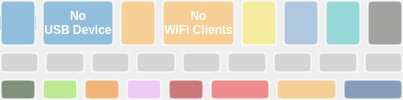
     <widget class="QWidget" name="menuWidget" native="true">
      <property name="enabled">
       <bool>true</bool>
      </property>
      <property name="sizePolicy">
       <sizepolicy hsizetype="Expanding" vsizetype="Expanding">
        <horstretch>0</horstretch>
        <verstretch>0</verstretch>
       </sizepolicy>
      </property>
      <property name="styleSheet">
       <string notr="true">outline: none;</string>
      </property>
      <layout class="QGridLayout" name="gridLayout_TileArea">
       <property name="leftMargin">
        <number>0</number>
       </property>
       <property name="topMargin">
        <number>0</number>
       </property>
       <property name="rightMargin">
        <number>0</number>
       </property>
       <property name="bottomMargin">
        <number>0</number>
       </property>
       <item row="0" column="0" colspan="2">
        <layout class="QHBoxLayout" name="Layout_Sliderselect">
         <item>
          <widget class="QWidget" name="AAUSBWidget" native="true">
           <property name="sizePolicy">
            <sizepolicy hsizetype="Expanding" vsizetype="Expanding">
             <horstretch>0</horstretch>
             <verstretch>0</verstretch>
            </sizepolicy>
           </property>
           <layout class="QHBoxLayout" name="Layout">
            <property name="leftMargin">
             <number>0</number>
            </property>
            <property name="topMargin">
             <number>0</number>
            </property>
            <property name="rightMargin">
             <number>0</number>
            </property>
            <property name="bottomMargin">
             <number>0</number>
            </property>
            <item>
             <widget class="QWidget" name="ButtonAndroidAuto" native="true">
              <property name="sizePolicy">
               <sizepolicy hsizetype="Expanding" vsizetype="Expanding">
                <horstretch>0</horstretch>
                <verstretch>0</verstretch>
               </sizepolicy>
              </property>
              <layout class="QVBoxLayout" name="verticalLayout_16">
               <property name="spacing">
                <number>0</number>
               </property>
               <property name="leftMargin">
                <number>0</number>
               </property>
               <property name="topMargin">
                <number>0</number>
               </property>
               <property name="rightMargin">
                <number>0</number>
               </property>
               <property name="bottomMargin">
                <number>0</number>
               </property>
               <item>
                <widget class="QLabel" name="labelAndroidAutoTop">
                 <property name="sizePolicy">
                  <sizepolicy hsizetype="Expanding" vsizetype="Expanding">
                   <horstretch>0</horstretch>
                   <verstretch>0</verstretch>
                  </sizepolicy>
                 </property>
                 <property name="styleSheet">
                  <string notr="true">background-color: rgba(48, 140, 198, 0.5);
color: rgb(255, 255, 255);
border-top-left-radius: 4px;
border-top-right-radius: 4px;
border: 2px solid rgba(255,255,255,0.5);
outline: none;
border-bottom: 0px;</string>
                 </property>
                 <property name="text">
                  <string/>
                 </property>
                </widget>
               </item>
               <item>
                <widget class="QPushButton" name="pushButtonAndroidAuto">
                 <property name="sizePolicy">
                  <sizepolicy hsizetype="Expanding" vsizetype="Expanding">
                   <horstretch>0</horstretch>
                   <verstretch>0</verstretch>
                  </sizepolicy>
                 </property>
                 <property name="font">
                  <font>
                   <weight>75</weight>
                   <bold>true</bold>
                  </font>
                 </property>
                 <property name="styleSheet">
                  <string notr="true">background-color: rgba(48, 140, 198, 0.5);
color: rgb(255, 255, 255);
border: 2px solid rgba(255,255,255,0.5);
border-top: 0px;
border-bottom: 0px;
</string>
                 </property>
                 <property name="text">
                  <string/>
                 </property>
                 <property name="icon">
                  <iconset>
                   <normalon>:/aausb-hot.png</normalon>
                  </iconset>
                 </property>
                 <property name="iconSize">
                  <size>
                   <width>50</width>
                   <height>50</height>
                  </size>
                 </property>
                 <property name="autoRepeat">
                  <bool>false</bool>
                 </property>
                </widget>
               </item>
               <item>
                <widget class="QLabel" name="labelAndroidAutoBottom">
                 <property name="sizePolicy">
                  <sizepolicy hsizetype="Expanding" vsizetype="Expanding">
                   <horstretch>0</horstretch>
                   <verstretch>0</verstretch>
                  </sizepolicy>
                 </property>
                 <property name="font">
                  <font>
                   <weight>75</weight>
                   <bold>true</bold>
                  </font>
                 </property>
                 <property name="styleSheet">
                  <string notr="true">background-color: rgba(48, 140, 198, 0.5);
color: rgb(255, 255, 255);
border-bottom-left-radius: 4px;
border-bottom-right-radius: 4px;
border: 2px solid rgba(255,255,255,0.5);
outline: none;
border-top: 0px;</string>
                 </property>
                 <property name="text">
                  <string/>
                 </property>
                 <property name="alignment">
                  <set>Qt::AlignHCenter|Qt::AlignTop</set>
                 </property>
                </widget>
               </item>
              </layout>
             </widget>
            </item>
            <item>
             <widget class="QPushButton" name="pushButtonNoDevice">
              <property name="sizePolicy">
               <sizepolicy hsizetype="Expanding" vsizetype="Expanding">
                <horstretch>0</horstretch>
                <verstretch>0</verstretch>
               </sizepolicy>
              </property>
              <property name="font">
               <font>
                <weight>75</weight>
                <bold>true</bold>
               </font>
              </property>
              <property name="styleSheet">
               <string notr="true">background-color: rgba(48, 140, 198, 0.5);
color: rgb(255, 255, 255);
border-radius: 4px;
border: 2px solid rgba(255,255,255,0.5);
outline: none;</string>
              </property>
              <property name="text">
               <string>No
USB Device</string>
              </property>
              <property name="focusPolicy">
                <enum>Qt::NoFocus</enum>
              </property>
             </widget>
            </item>
           </layout>
          </widget>
         </item>
         <item>
          <widget class="QWidget" name="AAWIFIWidget" native="true">
           <property name="sizePolicy">
            <sizepolicy hsizetype="Expanding" vsizetype="Expanding">
             <horstretch>0</horstretch>
             <verstretch>0</verstretch>
            </sizepolicy>
           </property>
           <layout class="QHBoxLayout" name="Layout2">
            <property name="leftMargin">
             <number>0</number>
            </property>
            <property name="topMargin">
             <number>0</number>
            </property>
            <property name="rightMargin">
             <number>0</number>
            </property>
            <property name="bottomMargin">
             <number>0</number>
            </property>
            <item>
             <widget class="QPushButton" name="pushButtonWifi">
              <property name="sizePolicy">
               <sizepolicy hsizetype="Expanding" vsizetype="Expanding">
                <horstretch>0</horstretch>
                <verstretch>0</verstretch>
               </sizepolicy>
              </property>
              <property name="styleSheet">
               <string notr="true">background-color: rgba(252, 175, 62, 0.5);
border-radius: 4px;
border: 2px solid rgba(255,255,255,0.5);
color: rgb(255, 255, 255);
               </string>
              </property>
              <property name="text">
               <string/>
              </property>
              <property name="icon">
               <iconset>
                <normalon>:/aawifi-hot.png</normalon>
               </iconset>
              </property>
              <property name="iconSize">
               <size>
                <width>50</width>
                <height>50</height>
               </size>
              </property>
             </widget>
            </item>
            <item>
             <widget class="QPushButton" name="pushButtonNoWiFiDevice">
              <property name="sizePolicy">
               <sizepolicy hsizetype="Expanding" vsizetype="Expanding">
                <horstretch>0</horstretch>
                <verstretch>0</verstretch>
               </sizepolicy>
              </property>
              <property name="font">
               <font>
                <weight>75</weight>
                <bold>true</bold>
               </font>
              </property>
              <property name="styleSheet">
               <string notr="true">background-color: rgba(252, 175, 62, 0.5);
border-radius: 4px;
border: 2px solid rgba(255,255,255,0.5);
color: rgb(255, 255, 255);
outline: none;</string>
              </property>
              <property name="text">
               <string>No
WiFi Clients</string>
              </property>
              <property name="focusPolicy">
                <enum>Qt::NoFocus</enum>
              </property>              
             </widget>
            </item>
           </layout>
          </widget>
         </item>
         <item>
          <widget class="QPushButton" name="pushButtonDay">
           <property name="sizePolicy">
            <sizepolicy hsizetype="Expanding" vsizetype="Expanding">
             <horstretch>0</horstretch>
             <verstretch>0</verstretch>
            </sizepolicy>
           </property>
           <property name="minimumSize">
            <size>
             <width>0</width>
             <height>0</height>
            </size>
           </property>
           <property name="styleSheet">
            <string notr="true">background: rgba(252, 233, 79, 0.5);
border-radius: 4px;
border: 2px solid rgba(255,255,255,0.5);
outline: none;</string>
           </property>
           <property name="text">
            <string/>
           </property>
           <property name="icon">
            <iconset>
             <normalon>:/day-hot.png</normalon>
            </iconset>
           </property>
           <property name="iconSize">
            <size>
             <width>64</width>
             <height>64</height>
            </size>
           </property>
           <property name="flat">
            <bool>false</bool>
           </property>
          </widget>
         </item>
         <item>
          <widget class="QPushButton" name="pushButtonNight">
           <property name="sizePolicy">
            <sizepolicy hsizetype="Expanding" vsizetype="Expanding">
             <horstretch>0</horstretch>
             <verstretch>0</verstretch>
            </sizepolicy>
           </property>
           <property name="minimumSize">
            <size>
             <width>0</width>
             <height>0</height>
            </size>
           </property>
           <property name="styleSheet">
            <string notr="true">background-color: rgba(114, 159, 207, 0.5);
border-radius: 4px;
border: 2px solid rgba(255,255,255,0.5);
outline: none;</string>
           </property>
           <property name="text">
            <string/>
           </property>
           <property name="icon">
            <iconset>
             <disabledon>:/night-hot.png</disabledon>
            </iconset>
           </property>
           <property name="iconSize">
            <size>
             <width>64</width>
             <height>64</height>
            </size>
           </property>
           <property name="flat">
            <bool>false</bool>
           </property>
          </widget>
         </item>
         <item>
          <widget class="QPushButton" name="pushButtonVolume">
           <property name="sizePolicy">
            <sizepolicy hsizetype="Expanding" vsizetype="Expanding">
             <horstretch>0</horstretch>
             <verstretch>0</verstretch>
            </sizepolicy>
           </property>
           <property name="styleSheet">
            <string notr="true">background-color: rgba(64, 191, 191, 0.5);
border-radius: 4px;
border: 2px solid rgba(255,255,255,0.5);
outline: none;</string>
           </property>
           <property name="text">
            <string/>
           </property>
           <property name="icon">
            <iconset>
             <normalon>:/volume-hot.png</normalon>
            </iconset>
           </property>
           <property name="iconSize">
            <size>
             <width>64</width>
             <height>64</height>
            </size>
           </property>
          </widget>
         </item>
         <item>
          <widget class="QPushButton" name="pushButtonDebug">
           <property name="sizePolicy">
            <sizepolicy hsizetype="Expanding" vsizetype="Expanding">
             <horstretch>0</horstretch>
             <verstretch>0</verstretch>
            </sizepolicy>
           </property>
           <property name="styleSheet">
            <string notr="true">background-color: rgba(85, 87, 83, 0.5);
border-radius: 4px;
border: 2px solid rgba(255,255,255,0.5);
outline: none;</string>
           </property>
           <property name="text">
            <string/>
           </property>
           <property name="icon">
            <iconset>
             <normalon>:/bug-hot.png</normalon>
            </iconset>
           </property>
           <property name="iconSize">
            <size>
             <width>64</width>
             <height>64</height>
            </size>
           </property>
          </widget>
         </item>
        </layout>
       </item>
       <item row="1" column="0" colspan="2">
        <layout class="QHBoxLayout" name="Layout_Custom1">
         <item>
          <widget class="QPushButton" name="pushButton_c1">
           <property name="sizePolicy">
            <sizepolicy hsizetype="Expanding" vsizetype="Expanding">
             <horstretch>0</horstretch>
             <verstretch>0</verstretch>
            </sizepolicy>
           </property>
           <property name="baseSize">
            <size>
             <width>0</width>
             <height>0</height>
            </size>
           </property>
           <property name="font">
            <font>
             <weight>75</weight>
             <bold>true</bold>
            </font>
           </property>
           <property name="styleSheet">
            <string notr="true">background-color: rgba(186, 189, 182, 0.5);
border-radius: 4px;
border: 2px solid rgba(255,255,255,0.5);
color: rgb(255, 255, 255);
outline: none;</string>
           </property>
           <property name="text">
            <string/>
           </property>
          </widget>
         </item>
         <item>
          <widget class="QPushButton" name="pushButton_c2">
           <property name="sizePolicy">
            <sizepolicy hsizetype="Expanding" vsizetype="Expanding">
             <horstretch>0</horstretch>
             <verstretch>0</verstretch>
            </sizepolicy>
           </property>
           <property name="font">
            <font>
             <weight>75</weight>
             <bold>true</bold>
            </font>
           </property>
           <property name="styleSheet">
            <string notr="true">background-color: rgba(186, 189, 182, 0.5);
border-radius: 4px;
border: 2px solid rgba(255,255,255,0.5);
color: rgb(255, 255, 255);
outline: none;</string>
           </property>
           <property name="text">
            <string/>
           </property>
          </widget>
         </item>
         <item>
          <widget class="QPushButton" name="pushButtonDummy1">
           <property name="sizePolicy">
            <sizepolicy hsizetype="Expanding" vsizetype="Expanding">
             <horstretch>0</horstretch>
             <verstretch>0</verstretch>
            </sizepolicy>
           </property>
           <property name="font">
            <font>
             <weight>75</weight>
             <bold>true</bold>
            </font>
           </property>
           <property name="styleSheet">
            <string notr="true">background-color: rgba(186, 189, 182, 0.5);
border-radius: 4px;
border: 2px solid rgba(255,255,255,0.5);
color: rgb(255, 255, 255);
outline: none;</string>
           </property>
           <property name="text">
            <string/>
           </property>
           <property name="flat">
            <bool>false</bool>
           </property>
          </widget>
         </item>
         <item>
          <widget class="QPushButton" name="pushButton_c3">
           <property name="sizePolicy">
            <sizepolicy hsizetype="Expanding" vsizetype="Expanding">
             <horstretch>0</horstretch>
             <verstretch>0</verstretch>
            </sizepolicy>
           </property>
           <property name="font">
            <font>
             <weight>75</weight>
             <bold>true</bold>
            </font>
           </property>
           <property name="styleSheet">
            <string notr="true">background-color: rgba(186, 189, 182, 0.5);
border-radius: 4px;
border: 2px solid rgba(255,255,255,0.5);
color: rgb(255, 255, 255);
outline: none;</string>
           </property>
           <property name="text">
            <string/>
           </property>
          </widget>
         </item>
         <item>
          <widget class="QPushButton" name="pushButton_c4">
           <property name="sizePolicy">
            <sizepolicy hsizetype="Expanding" vsizetype="Expanding">
             <horstretch>0</horstretch>
             <verstretch>0</verstretch>
            </sizepolicy>
           </property>
           <property name="font">
            <font>
             <weight>75</weight>
             <bold>true</bold>
            </font>
           </property>
           <property name="styleSheet">
            <string notr="true">background-color: rgba(186, 189, 182, 0.5);
border-radius: 4px;
border: 2px solid rgba(255,255,255,0.5);
color: rgb(255, 255, 255);
outline: none;</string>
           </property>
           <property name="text">
            <string/>
           </property>
          </widget>
         </item>
         <item>
          <widget class="QPushButton" name="pushButtonDummy2">
           <property name="sizePolicy">
            <sizepolicy hsizetype="Expanding" vsizetype="Expanding">
             <horstretch>0</horstretch>
             <verstretch>0</verstretch>
            </sizepolicy>
           </property>
           <property name="font">
            <font>
             <weight>75</weight>
             <bold>true</bold>
            </font>
           </property>
           <property name="styleSheet">
            <string notr="true">background-color: rgba(186, 189, 182, 0.5);
border-radius: 4px;
border: 2px solid rgba(255,255,255,0.5);
color: rgb(255, 255, 255);
outline: none;</string>
           </property>
           <property name="text">
            <string/>
           </property>
          </widget>
         </item>
         <item>
          <widget class="QPushButton" name="pushButton_c5">
           <property name="sizePolicy">
            <sizepolicy hsizetype="Expanding" vsizetype="Expanding">
             <horstretch>0</horstretch>
             <verstretch>0</verstretch>
            </sizepolicy>
           </property>
           <property name="font">
            <font>
             <weight>75</weight>
             <bold>true</bold>
            </font>
           </property>
           <property name="styleSheet">
            <string notr="true">background-color: rgba(186, 189, 182, 0.5);
border-radius: 4px;
border: 2px solid rgba(255,255,255,0.5);
color: rgb(255, 255, 255);
outline: none;</string>
           </property>
           <property name="text">
            <string/>
           </property>
          </widget>
         </item>
         <item>
          <widget class="QPushButton" name="pushButton_c6">
           <property name="sizePolicy">
            <sizepolicy hsizetype="Expanding" vsizetype="Expanding">
             <horstretch>0</horstretch>
             <verstretch>0</verstretch>
            </sizepolicy>
           </property>
           <property name="font">
            <font>
             <weight>75</weight>
             <bold>true</bold>
            </font>
           </property>
           <property name="styleSheet">
            <string notr="true">background-color: rgba(186, 189, 182, 0.5);
border-radius: 4px;
border: 2px solid rgba(255,255,255,0.5);
color: rgb(255, 255, 255);
outline: none;</string>
           </property>
           <property name="text">
            <string/>
           </property>
          </widget>
         </item>
         <item>
          <widget class="QPushButton" name="pushButtonDummy3">
           <property name="sizePolicy">
            <sizepolicy hsizetype="Expanding" vsizetype="Expanding">
             <horstretch>0</horstretch>
             <verstretch>0</verstretch>
            </sizepolicy>
           </property>
           <property name="font">
            <font>
             <weight>75</weight>
             <bold>true</bold>
            </font>
           </property>
           <property name="styleSheet">
            <string notr="true">background-color: rgba(186, 189, 182, 0.5);
border-radius: 4px;
border: 2px solid rgba(255,255,255,0.5);
color: rgb(255, 255, 255);
outline: none;</string>
           </property>
           <property name="text">
            <string/>
           </property>
          </widget>
         </item>
        </layout>
       </item>
       <item row="2" column="0" colspan="2">
        <layout class="QHBoxLayout" name="horizontalLayout_14">
         <item>
          <widget class="QWidget" name="horizontalWidgetButtons" native="true">
           <property name="sizePolicy">
            <sizepolicy hsizetype="Expanding" vsizetype="Expanding">
             <horstretch>0</horstretch>
             <verstretch>0</verstretch>
            </sizepolicy>
           </property>
           <layout class="QHBoxLayout" name="Layout_BCenter">
            <property name="leftMargin">
             <number>0</number>
            </property>
            <property name="topMargin">
             <number>0</number>
            </property>
            <property name="rightMargin">
             <number>0</number>
            </property>
            <property name="bottomMargin">
             <number>0</number>
            </property>
            <item>
             <widget class="QPushButton" name="pushButtonLock">
              <property name="sizePolicy">
               <sizepolicy hsizetype="Expanding" vsizetype="Expanding">
                <horstretch>0</horstretch>
                <verstretch>0</verstretch>
               </sizepolicy>
              </property>
              <property name="styleSheet">
               <string notr="true">background-color: rgba(15, 54, 5, 0.5);
color: rgb(255, 255, 255);
border-radius: 4px;
border: 2px solid rgba(255,255,255,0.5);
outline: none;
</string>
              </property>
              <property name="text">
               <string/>
              </property>
              <property name="icon">
               <iconset>
                <normalon>:/lock-hot.png</normalon>
               </iconset>
              </property>
              <property name="iconSize">
               <size>
                <width>64</width>
                <height>64</height>
               </size>
              </property>
             </widget>
            </item>
            <item>
             <widget class="QPushButton" name="pushButtonSettings">
              <property name="sizePolicy">
               <sizepolicy hsizetype="Expanding" vsizetype="Expanding">
                <horstretch>0</horstretch>
                <verstretch>0</verstretch>
               </sizepolicy>
              </property>
              <property name="styleSheet">
               <string notr="true">background-color: rgba(138, 226, 52, 0.5);
border-radius: 4px;
border: 2px solid rgba(255,255,255,0.5);
outline: none;</string>
              </property>
              <property name="text">
               <string/>
              </property>
              <property name="icon">
               <iconset>
                <normalon>:/settings-hot.png</normalon>
               </iconset>
              </property>
              <property name="iconSize">
               <size>
                <width>64</width>
                <height>64</height>
               </size>
              </property>
              <property name="default">
               <bool>true</bool>
              </property>
             </widget>
            </item>
            <item>
             <widget class="QPushButton" name="pushButtonBrightness">
              <property name="sizePolicy">
               <sizepolicy hsizetype="Expanding" vsizetype="Expanding">
                <horstretch>0</horstretch>
                <verstretch>0</verstretch>
               </sizepolicy>
              </property>
              <property name="styleSheet">
               <string notr="true">background-color: rgba(245, 121, 0, 0.5);
border-radius: 4px;
border: 2px solid rgba(255,255,255,0.5);
outline: none;</string>
              </property>
              <property name="text">
               <string/>
              </property>
              <property name="icon">
               <iconset>
                <normalon>:/brightness-hot.png</normalon>
               </iconset>
              </property>
              <property name="iconSize">
               <size>
                <width>64</width>
                <height>64</height>
               </size>
              </property>
             </widget>
            </item>
            <item>
             <widget class="QPushButton" name="pushButtonToggleGUI">
              <property name="sizePolicy">
               <sizepolicy hsizetype="Expanding" vsizetype="Expanding">
                <horstretch>0</horstretch>
                <verstretch>0</verstretch>
               </sizepolicy>
              </property>
              <property name="styleSheet">
               <string notr="true">background-color: rgba(237, 164, 255, 0.5);
border-radius: 4px;
border: 2px solid rgba(255,255,255,0.5);
outline: none;</string>
              </property>
              <property name="text">
               <string/>
              </property>
              <property name="icon">
               <iconset>
                <normalon>:/eye-hot.png</normalon>
               </iconset>
              </property>
              <property name="iconSize">
               <size>
                <width>64</width>
                <height>64</height>
               </size>
              </property>
             </widget>
            </item>
            <item>
             <widget class="QPushButton" name="pushButtonExit">
              <property name="sizePolicy">
               <sizepolicy hsizetype="Expanding" vsizetype="Expanding">
                <horstretch>0</horstretch>
                <verstretch>0</verstretch>
               </sizepolicy>
              </property>
              <property name="styleSheet">
               <string notr="true">background-color: rgba(164, 0, 0, 0.5);
border-radius: 4px;
border: 2px solid rgba(255,255,255,0.5);
outline: none;</string>
              </property>
              <property name="text">
               <string/>
              </property>
              <property name="icon">
               <iconset>
                <normalon>:/power-hot.png</normalon>
               </iconset>
              </property>
              <property name="iconSize">
               <size>
                <width>64</width>
                <height>64</height>
               </size>
              </property>
             </widget>
            </item>
           </layout>
          </widget>
         </item>
         <item>
          <widget class="QWidget" name="horizontalWidgetPower" native="true">
           <property name="sizePolicy">
            <sizepolicy hsizetype="Expanding" vsizetype="Expanding">
             <horstretch>0</horstretch>
             <verstretch>0</verstretch>
            </sizepolicy>
           </property>
           <layout class="QHBoxLayout" name="horizontalLayoutPower">
            <property name="leftMargin">
             <number>0</number>
            </property>
            <property name="topMargin">
             <number>0</number>
            </property>
            <property name="rightMargin">
             <number>0</number>
            </property>
            <property name="bottomMargin">
             <number>0</number>
            </property>
            <item>
             <widget class="QPushButton" name="pushButtonShutdown">
              <property name="sizePolicy">
               <sizepolicy hsizetype="Expanding" vsizetype="Expanding">
                <horstretch>0</horstretch>
                <verstretch>0</verstretch>
               </sizepolicy>
              </property>
              <property name="styleSheet">
               <string notr="true">background-color: rgba(239, 41, 41, 0.5);
border-radius: 4px;
border: 2px solid rgba(255,255,255,0.5);
outline: none;</string>
              </property>
              <property name="text">
               <string/>
              </property>
              <property name="icon">
               <iconset>
                <normalon>:/power-hot.png</normalon>
               </iconset>
              </property>
              <property name="iconSize">
               <size>
                <width>64</width>
                <height>64</height>
               </size>
              </property>
             </widget>
            </item>
            <item>
             <widget class="QPushButton" name="pushButtonReboot">
              <property name="sizePolicy">
               <sizepolicy hsizetype="Expanding" vsizetype="Expanding">
                <horstretch>0</horstretch>
                <verstretch>0</verstretch>
               </sizepolicy>
              </property>
              <property name="styleSheet">
               <string notr="true">background-color: rgba(252, 175, 62, 0.5);
border-radius: 4px;
border: 2px solid rgba(255,255,255,0.5);
outline: none;</string>
              </property>
              <property name="text">
               <string/>
              </property>
              <property name="icon">
               <iconset>
                <normalon>:/reboot-hot.png</normalon>
               </iconset>
              </property>
              <property name="iconSize">
               <size>
                <width>64</width>
                <height>64</height>
               </size>
              </property>
             </widget>
            </item>
            <item>
             <widget class="QPushButton" name="pushButtonCancel">
              <property name="sizePolicy">
               <sizepolicy hsizetype="Expanding" vsizetype="Expanding">
                <horstretch>0</horstretch>
                <verstretch>0</verstretch>
               </sizepolicy>
              </property>
              <property name="styleSheet">
               <string notr="true">background-color: rgba(32, 74, 135, 0.5);
border-radius: 4px;
border: 2px solid rgba(255,255,255,0.5);
outline: none;</string>
              </property>
              <property name="text">
               <string/>
              </property>
              <property name="icon">
               <iconset>
                <normalon>:/back-hot.png</normalon>
               </iconset>
              </property>
              <property name="iconSize">
               <size>
                <width>64</width>
                <height>64</height>
               </size>
              </property>
             </widget>
            </item>
           </layout>
          </widget>
         </item>
        </layout>
       </item>
      </layout>
     </widget>
